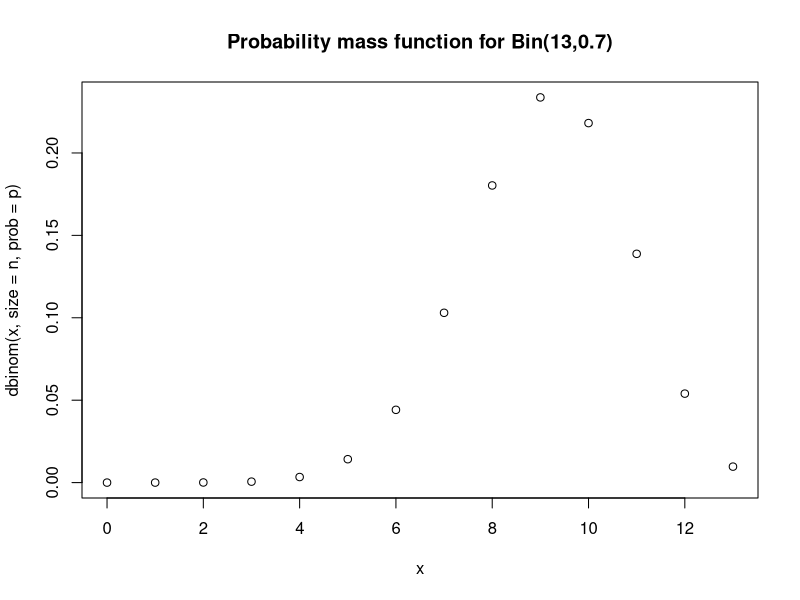
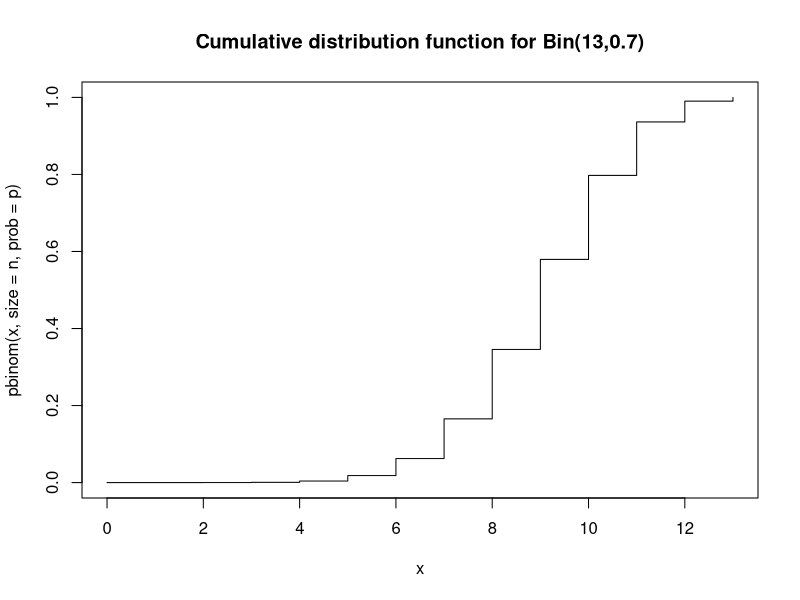
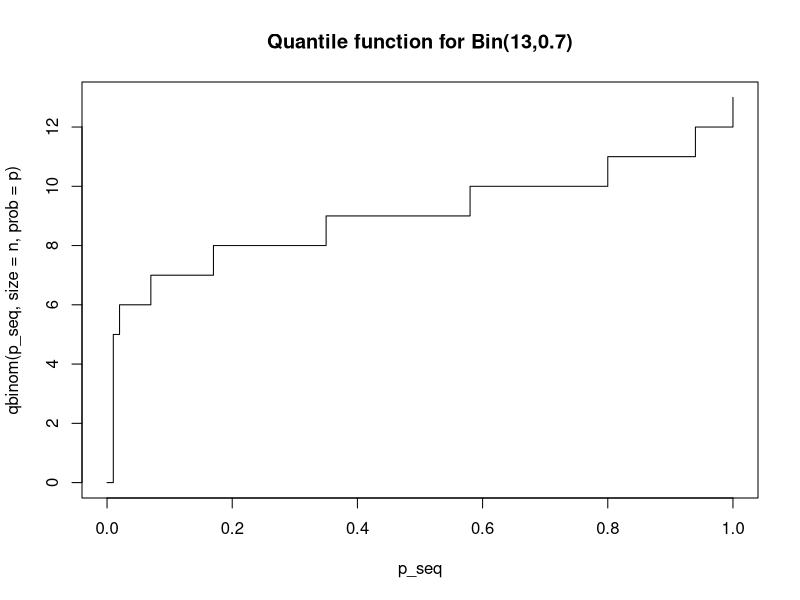
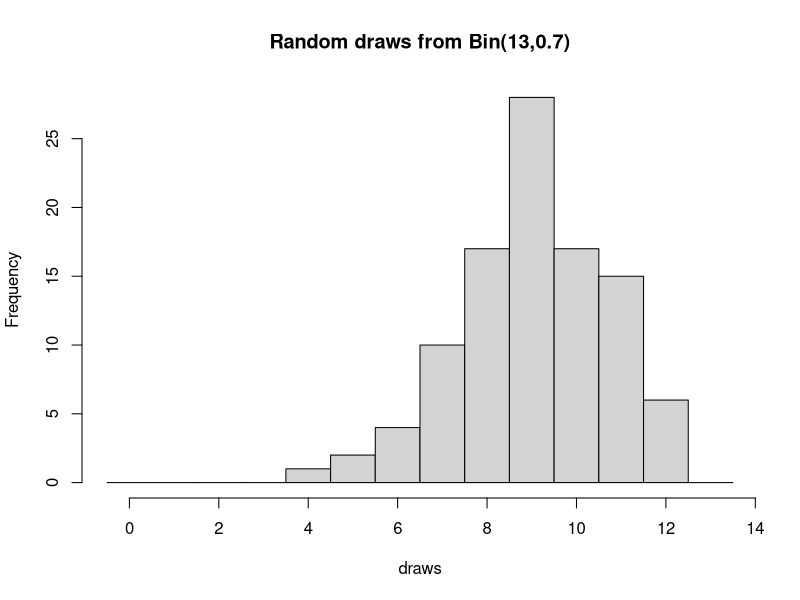
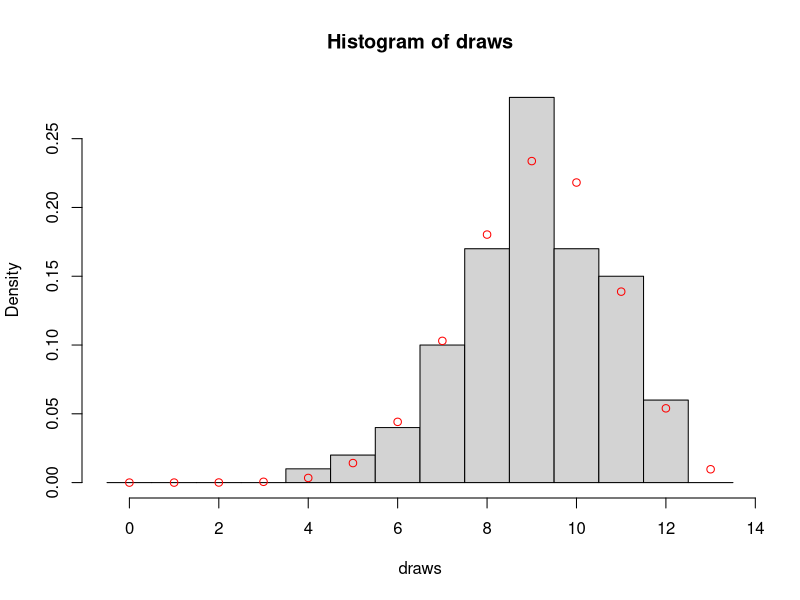
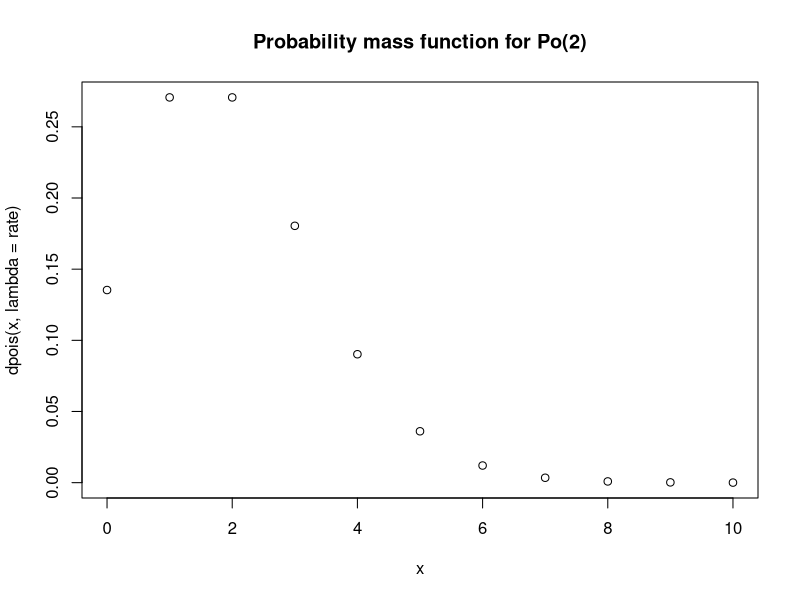
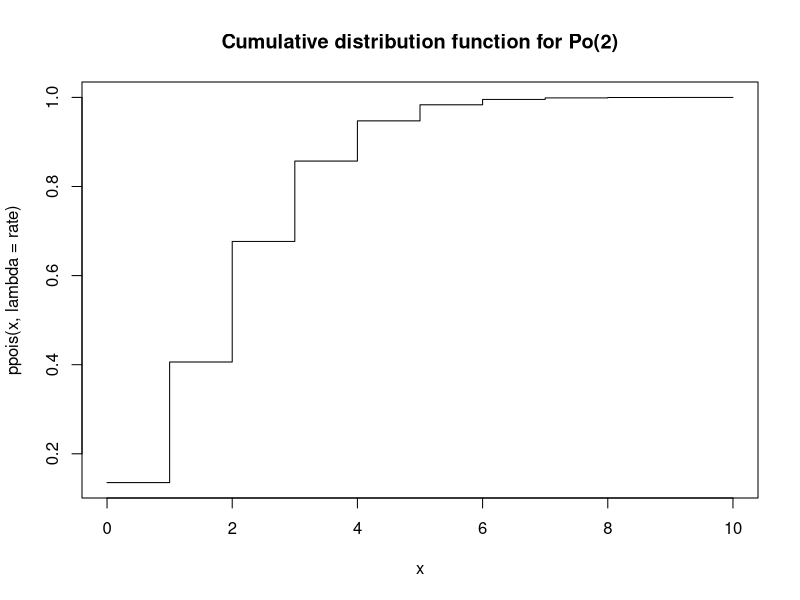
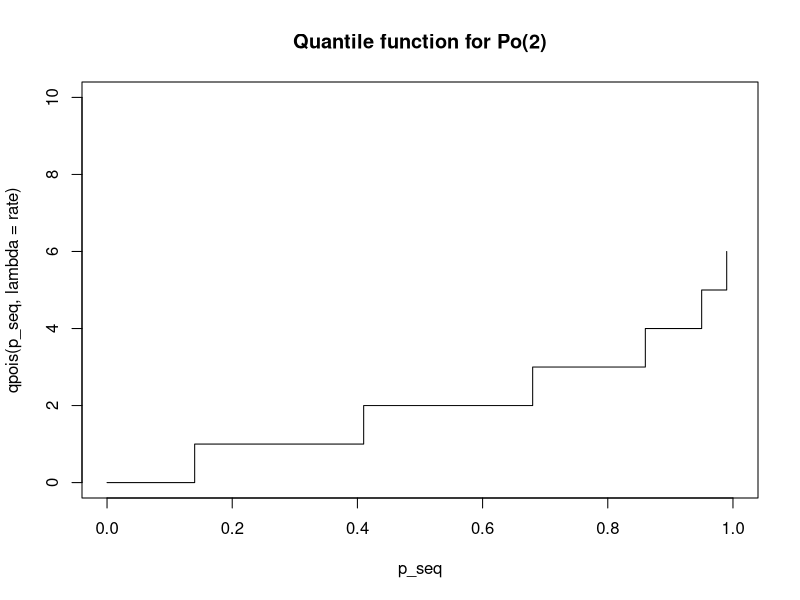

Source code (R) for these figures, in order:
## ----------------------------------------------------------------------------------------------------------------------------
n <- 13
p <- 0.7
dbinom(6, size = n, prob = p)


## ----------------------------------------------------------------------------------------------------------------------------
x <- 0:n
plot(x, dbinom(x, size = n, prob = p), main = "Probability mass function for Bin(13,0.7)")


## ----------------------------------------------------------------------------------------------------------------------------
pbinom(9, size = n, prob = p)


## ----------------------------------------------------------------------------------------------------------------------------
plot(x, pbinom(x, size = n, prob = p), type="s", main = "Cumulative distribution function for Bin(13,0.7)")


## ----------------------------------------------------------------------------------------------------------------------------
p_seq <- seq(from = 0, to = 1, length = 101)
plot(p_seq, qbinom(p_seq, size = n, prob = p), type="s", main = "Quantile function for Bin(13,0.7)")


## ----------------------------------------------------------------------------------------------------------------------------
draws <- rbinom(100, size = n, prob = p) # draw 100
brks  <- (0:(n+1)) - 0.5
hist(draws, breaks = brks, main = "Random draws from Bin(13,0.7)") 


## ----------------------------------------------------------------------------------------------------------------------------
hist(draws, breaks = brks, probability = TRUE)
points(x, dbinom(x, size = n, prob = p), col="red")




## ----------------------------------------------------------------------------------------------------------------------------
rate <- 2
x <- 0:10 # with no upper limit we need to decide on an upper limit

plot(x, dpois(x, lambda = rate), main = "Probability mass function for Po(2)") 


## ----------------------------------------------------------------------------------------------------------------------------
plot(x, ppois(x, lambda = rate), type="s", main = "Cumulative distribution function for Po(2)")


## ----------------------------------------------------------------------------------------------------------------------------
plot(p_seq, qpois(p_seq, lambda = rate), type="s", ylim=c(0,10), main = "Quantile function for Po(2)") # Change the y limits for comparison purposes


## ----------------------------------------------------------------------------------------------------------------------------
draws <- rpois(100, lambda = rate)

hist(draws, breaks = (0:(max(draws)+1)) - 0.5, probability = TRUE, main = "Random draws from Po(2)")
points(x, dpois(x, lambda = rate), col="red")




## ----------------------------------------------------------------------------------------------------------------------------
a <- 0
b <- 1

# The curve function expects you to give a function of `x` and then it 
# (internally) creates a sequence of values from `from` and to `to` and creates
# plots similar to what we had before, but using a line rather than points.
curve(dunif(x, min = a, max = b), from = -1, to = 2,
      xlab='y', ylab='f(y)', main='Probability density function for Unif(0,1)')


## ----------------------------------------------------------------------------------------------------------------------------
curve(punif(x, min = a, max = b), from = -1, to = 2,
      xlab='y', ylab='F(y)', main='Cumulative distribution function for Unif(0,1)')


## ----------------------------------------------------------------------------------------------------------------------------
curve(qunif(x, min = a, max = b), from = 0, to = 1,
      xlab='p', ylab='F^{-1}(p)', main='Quantile function for Unif(0,1)')


## ----------------------------------------------------------------------------------------------------------------------------
random_uniforms <- runif(100, min = a, max = b)
hist(random_uniforms, probability = TRUE, main = "Random draws from Unif(0,1)")
curve(dunif(x, min = a, max = b), add = TRUE, col="red")




## ----------------------------------------------------------------------------------------------------------------------------
mu    <- 0
sigma <- 1 # standard deviation

curve(dnorm(x, mean = mu, sd = sigma), # notice the 3rd argument is the sd
      from = -4, to = 4,
      main = "PDF for a standard normal")


## ----------------------------------------------------------------------------------------------------------------------------
curve(pnorm(x, mean = mu, sd = sigma), 
      from = -4, to = 4,
      main = "CDF for a standard normal",
      ylab = "F(x)")


## ----------------------------------------------------------------------------------------------------------------------------
curve(qnorm(x, mean = mu, sd = sigma),
      from = 0, to = 1, 
      main = "Quantile function for a standard normal")


## ----------------------------------------------------------------------------------------------------------------------------
draws <- rnorm(100, mean = mu, sd = sigma)
hist(draws, probability = TRUE)
curve(dnorm(x, mean = mu, sd = sigma), add = TRUE, col = "red")

